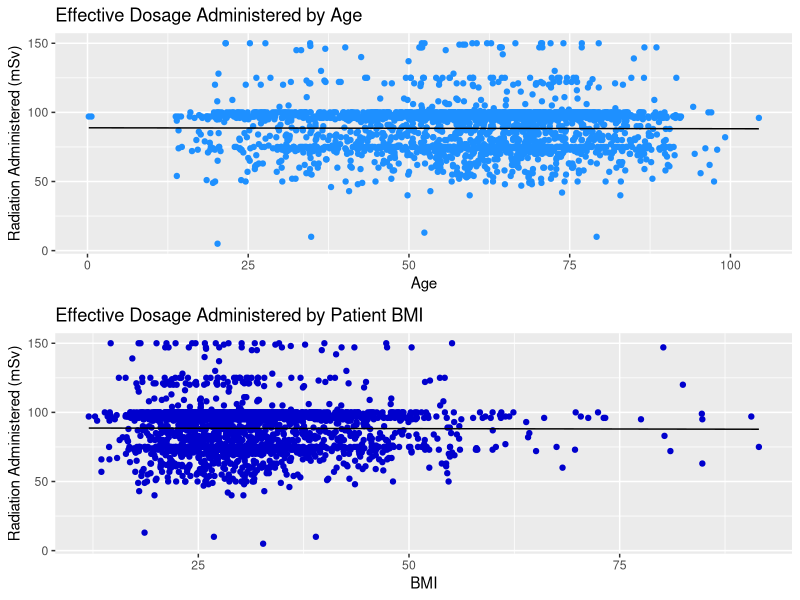
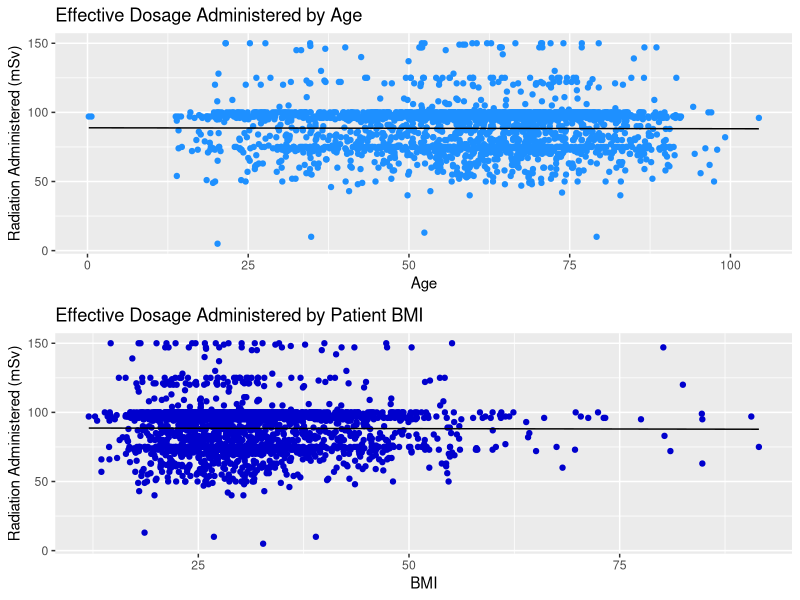
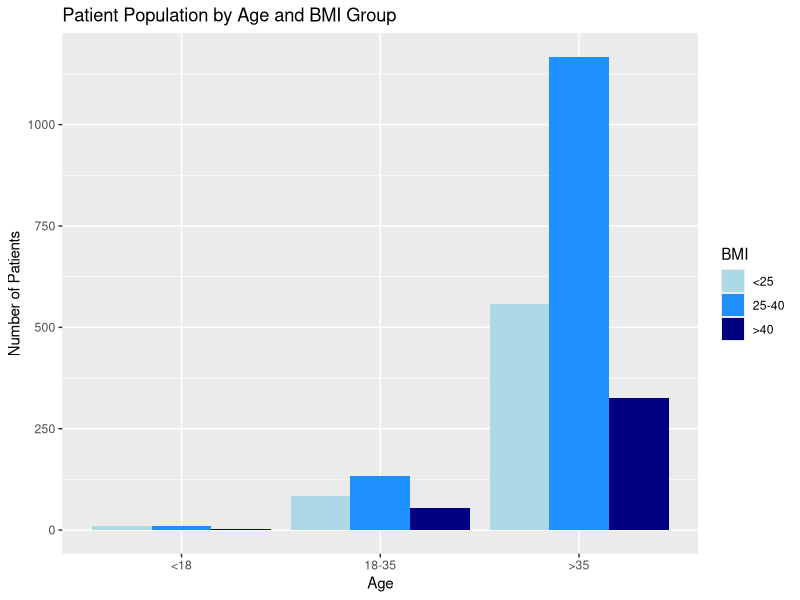
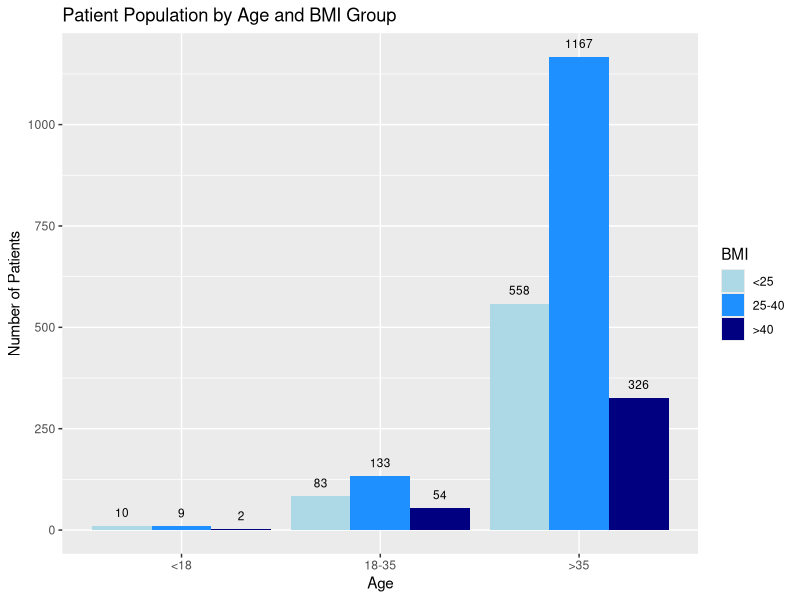
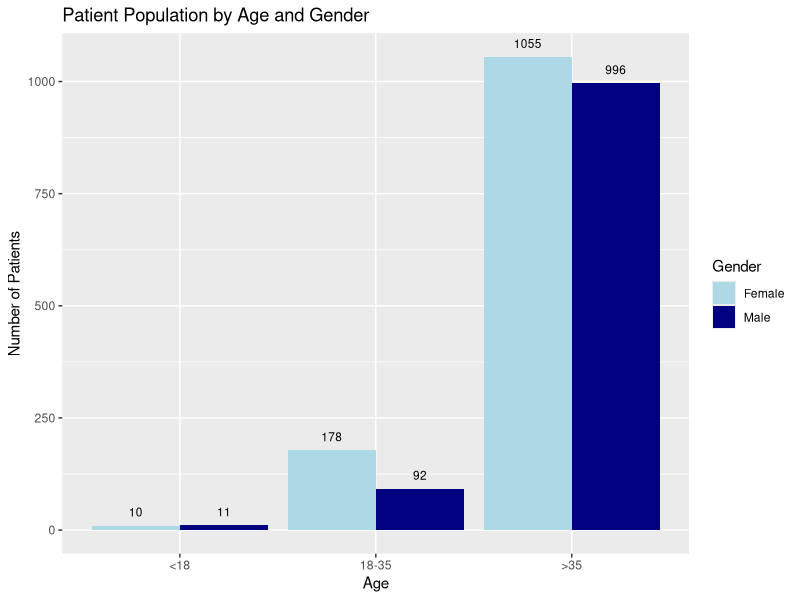
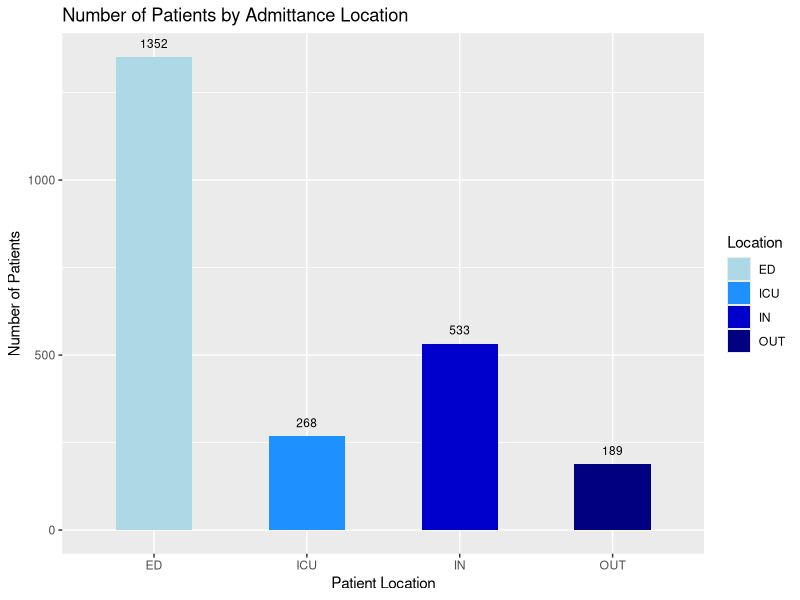
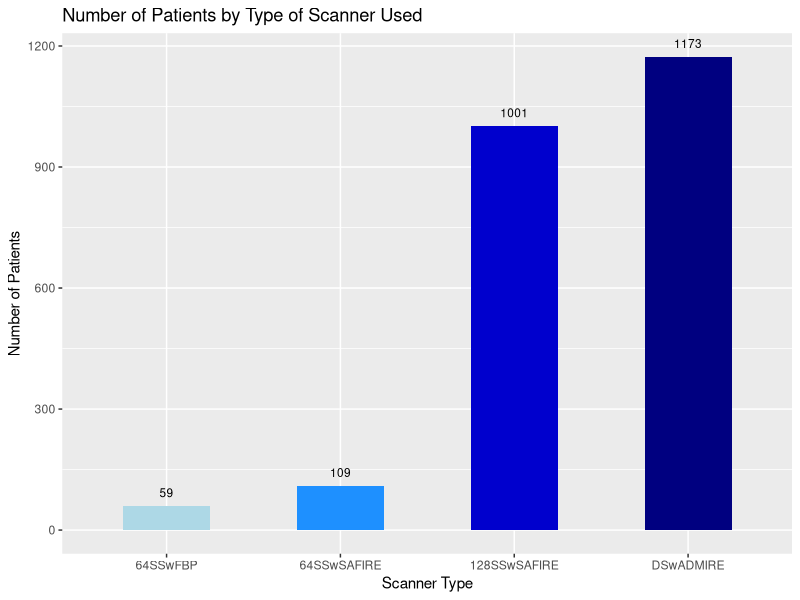
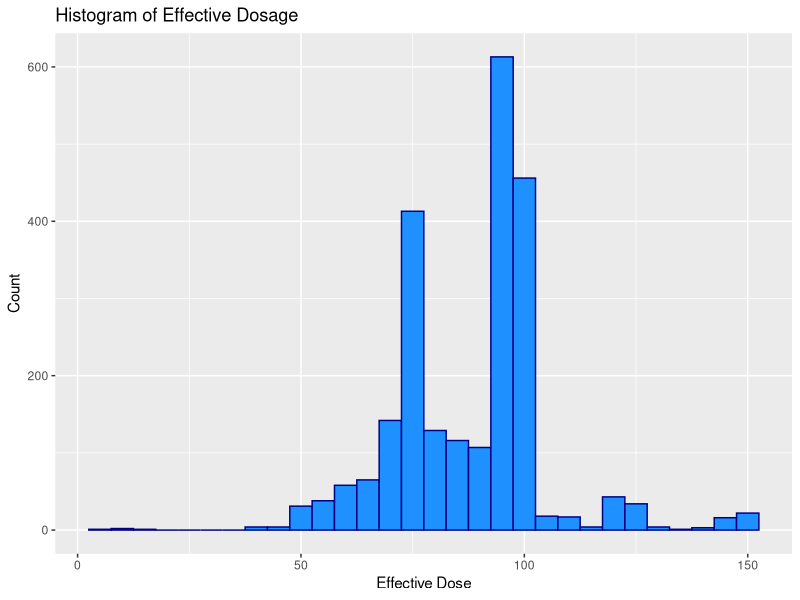

Recreate these plots in R, in order.
## ---- chunk 1
knitr::opts_chunk$set(echo = TRUE)
## ---- chunk 2
library(ggplot2)
library(tidyverse)
library(grid)
library(gridExtra)
PE <- read.csv("Data/Updates/PE_update_clean.csv")[,-1]
## ---- chunk 3
## Patient Age and BMI Demographics
PE$Age_range <- cut(PE$Age, breaks = c(0,18,35,110), labels = c("<18", "18-35", ">35"))
PE$BMI_range <- cut(PE$BMI, breaks = c(0,25,40,100), labels = c("<25", "25-40", ">40"))

PE$CT.Type <- factor(PE$CT.Type, levels = c("64SSWoIR", "64SSWithIR", "128SSwIR", "DS_Scanner"))
PE$CT.Type2 <- ifelse(PE$CT.Type == "64SSWoIR", "64SSwFBP",
                     ifelse(PE$CT.Type == "64SSWithIR", "64SSwSAFIRE",
                            ifelse(PE$CT.Type == "128SSwIR", "128SSwSAFIRE", 
                                   ifelse(PE$CT.Type == "DS_Scanner", "DSwADMIRE", NA))))
PE$CT.Type2 <- factor(PE$CT.Type2, levels = c("64SSwFBP", "64SSwSAFIRE", "128SSwSAFIRE", "DSwADMIRE"))

counts <- as.data.frame(table(PE$Age_range, PE$BMI_range))
names(counts) <- c("Age", "BMI", "n")
counts$Age <- factor(counts$Age, levels = c("<18", "18-35", ">35"))
counts$BMI <- factor(counts$BMI, levels = c("<25", "25-40", ">40"))

age_bmi <- ggplot(counts, aes(fill = BMI, x = Age, y = n, label = n)) + 
              geom_bar(position = "dodge", stat = "identity") +
              scale_fill_manual(values = c("lightblue", "dodgerblue", "navyblue")) +
              scale_y_continuous(breaks = seq(0,1500,250)) + 
              ylab("Number of Patients") + 
              ggtitle("Patient Population by Age and BMI Group")

bar_AgeBMI <- ggplot(counts, aes(fill = BMI, x = Age, y = n, label = n)) + 
              geom_bar(position = "dodge", stat = "identity") +
              geom_text(size = 3, position = position_dodge(0.9), vjust = -1) +
              scale_fill_manual(values = c("lightblue", "dodgerblue", "navyblue")) +
              scale_y_continuous(breaks = seq(0,1500,250)) + 
              ylab("Number of Patients") + 
              ggtitle("Patient Population by Age and BMI Group")

ggsave(filename = "EffDose_Contrast_Manuscript/Images/Patient_Counts/Bar_AgeBMI_NoLab.jpeg", plot = age_bmi,
       width = 7, height = 5, device = "jpeg")
ggsave(filename = "EffDose_Contrast_Manuscript/Images/Patient_Counts/Bar_AgeBMI.jpeg", plot = bar_AgeBMI,
       width = 7, height = 5, device = "jpeg")

counts2 <- as.data.frame(table(PE$Age_range, PE$Gender))
names(counts2) <- c("Age", "Gender", "n")
counts$Age <- factor(counts$Age, levels = c("<18", "18-35", ">35"))
bar_AgeGender <- ggplot(counts2, aes(fill = Gender, x = Age, y = n, label = n)) + 
              geom_bar(position = "dodge", stat = "identity") +
              geom_text(size = 3, position = position_dodge(0.9), vjust = -1) +
              scale_fill_manual(values = c("lightblue", "navyblue")) +
              scale_y_continuous(breaks = seq(0,1500,250)) + 
              ylab("Number of Patients") + 
              ggtitle("Patient Population by Age and Gender")

ggsave(filename = "EffDose_Contrast_Manuscript/Images/Patient_Counts/Bar_AgeGender.jpeg",
       plot = bar_AgeGender, width = 7, height = 5, device = "jpeg")

Location <- PE %>% group_by(Location) %>% summarise(n = n(), Radiation = mean(Contrast.Given),
                                                    Contrast = mean(Contrast.Given))

bar_NumLocation <- ggplot(Location, aes(fill = Location, x = Location,
                                       y = n, label = n)) +
                     geom_bar(position = "dodge", stat = "identity", width = 0.5) +
                     geom_text(size = 3, position = position_dodge(0.5), vjust = -1) +
                     scale_fill_manual(values = c("lightblue", "dodgerblue" ,"mediumblue" ,"navyblue")) +
                     ylab("Number of Patients") + 
                     xlab("Patient Location") +
                     #labs(fill = "Age Group") +
                     ggtitle("Number of Patients by Admittance Location")

ggsave(filename = "EffDose_Contrast_Manuscript/Images/Patient_Counts/Bar_Location.jpeg",
       plot = bar_NumLocation, width = 7, height = 5, device = "jpeg")

Scanner <- PE %>% group_by(CT.Type2) %>% summarise(n = n(), Radiation = mean(Contrast.Given),
                                                    Contrast = mean(Contrast.Given))

bar_NumScanner <- ggplot(Scanner, aes(fill = CT.Type2, x = CT.Type2,
                                       y = n, label = n)) +
                     geom_bar(position = "dodge", stat = "identity", width = 0.5) +
                     geom_text(size = 3, position = position_dodge(0.5), vjust = -1) +
                     scale_fill_manual(values = c("lightblue", "dodgerblue" ,"mediumblue" ,"navyblue")) +
                     ylab("Number of Patients") + 
                     xlab("Scanner Type") +
                     #labs(fill = "Age Group") +
                     theme(legend.position = "none") +
                     ggtitle("Number of Patients by Type of Scanner Used")

ggsave(filename = "EffDose_Contrast_Manuscript/Images/Patient_Counts/Bar_Scanner.jpeg",
       plot = bar_NumScanner, width = 7, height = 5, device = "jpeg")
## ---- chunk 4
#####-------------------
## Effective Dose Figures
#####-------------------
hist_ED <- ggplot(PE, aes(x = Contrast.Given, fill = "dodgerblue", color = "navyblue")) + 
          geom_histogram() +
          scale_fill_manual(values = c("dodgerblue")) +
          scale_color_manual(values = c("navyblue")) +
          xlab("Effective Dose") + ylab("Count") +
          theme(legend.position = "none") +
          ggtitle("Histogram of Effective Dosage")

ggsave(filename = "EffDose_Contrast_Manuscript/Images/Eff_Dose/Hist_ED.jpeg",
       plot = hist_ED, width = 7, height = 4, device = "jpeg")

scat_AgeED <- ggplot(PE, aes(x = Age, y = Contrast.Given, color = "dodgerblue")) +
                geom_point(size = 1.5) +
                geom_smooth(method = "lm", se = FALSE,
                                size = 0.5, aes(color = "black")) + 
                scale_colour_manual(values = c("black", "dodgerblue")) + 
                xlab("Age") + ylab("Radiation Administered (mSv)") + 
                theme(legend.position = "none") +
                ggtitle("Effective Dosage Administered by Age")

scat_BMIED <- ggplot(PE, aes(x = BMI, y = Contrast.Given, color = "navyblue")) +
                geom_point(size = 1.5) +
                geom_smooth(method = "lm", se = FALSE,
                                size = 0.5, aes(color = "black")) + 
                scale_colour_manual(values = c("black", "mediumblue")) + 
                xlab("BMI") + ylab("Radiation Administered (mSv)") + 
                theme(legend.position = "none") +
                ggtitle("Effective Dosage Administered by Patient BMI")

combo_scat <- grid.arrange(scat_AgeED, scat_BMIED)

ggsave(filename = "EffDose_Contrast_Manuscript/Images/Eff_Dose/Scat_AgeED.jpeg",
       plot = scat_AgeED, width = 7, height = 5, device = "jpeg")
ggsave(filename = "EffDose_Contrast_Manuscript/Images/Eff_Dose/Scat_BMIED.jpeg",
       plot = scat_BMIED, width = 7, height = 5, device = "jpeg")
ggsave(filename = "EffDose_Contrast_Manuscript/Images/Eff_Dose/Scat_combo.jpeg",
       plot = grid.arrange(scat_AgeED, scat_BMIED), width = 7, height = 7, device = "jpeg")

box_ScannerED <- ggplot(PE, aes(x = CT.Type2, y = Eff.Dose, fill = CT.Type)) +
                geom_boxplot() +
                scale_fill_manual(values = c("lightblue", "dodgerblue" ,"mediumblue" ,"navyblue")) +
                ylab("Effective Dose (mSv)") + 
                xlab("Patient Location") +
                theme(legend.position = "none") +
                ggtitle("Effective Dose Administered by Location of Admittance")

box_Gender <- ggplot(PE, aes(x = Gender, y = Eff.Dose, fill = Gender)) +
                geom_boxplot() +
                scale_fill_manual(values = c("lightblue","dodgerblue")) +
                ylab("Effective Dose (mSv)") + 
                xlab("Patient Gender") +
                theme(legend.position = "none") +
                ggtitle("Effective Dose Administered by Patient Gender")

box_Age <- ggplot(PE, aes(x = Age_range, y = Eff.Dose, fill = Age_range)) +
                geom_boxplot() +
                scale_fill_manual(values = c("lightblue","dodgerblue", "mediumblue")) +
                ylab("Effective Dose (mSv)") + 
                xlab("Patient Age") +
                theme(legend.position = "none") +
                ggtitle("Effective Dose Administered by Patient Age Group")

box_BMI <- ggplot(PE, aes(x = BMI_range, y = Eff.Dose, fill = BMI_range)) +
                geom_boxplot() +
                scale_fill_manual(values = c("lightblue","dodgerblue", "mediumblue")) +
                ylab("Effective Dose (mSv)") + 
                xlab("Patient BMI") +
                theme(legend.position = "none") +
                ggtitle("Effective Dose Administered by Patient BMI Group")

box_LocationED <- ggplot(PE, aes(x = Location, y = Eff.Dose, fill = Location)) +
                geom_boxplot() +
                scale_fill_manual(values = c("lightblue","dodgerblue", "mediumblue", "navyblue")) +
                ylab("Effective Dose (mSv)") + 
                xlab("Patient Location") +
                theme(legend.position = "none") +
                ggtitle("Effective Dose Administered by Patient Location")

ggsave(filename = "EffDose_Contrast_Manuscript/Images/Eff_Dose/Box_Scanner.jpeg",
       plot = box_ScannerED, width = 7, height = 5, device = "jpeg")
ggsave(filename = "EffDose_Contrast_Manuscript/Images/Eff_Dose/Box_Gender.jpeg",
       plot = box_Gender, width = 7, height = 5, device = "jpeg")
ggsave(filename = "EffDose_Contrast_Manuscript/Images/Eff_Dose/Box_Age.jpeg",
       plot = box_Age, width = 7, height = 5, device = "jpeg")
ggsave(filename = "EffDose_Contrast_Manuscript/Images/Eff_Dose/Box_BMI.jpeg",
       plot = box_BMI, width = 7, height = 5, device = "jpeg")
ggsave(filename = "EffDose_Contrast_Manuscript/Images/Eff_Dose/Box_LocationED.jpeg",
       plot = box_LocationED, width = 7, height = 5, device = "jpeg")
## ---- chunk 5
#####-------------------
## Contrast Figures
#####-------------------
hist_Cont <- ggplot(PE, aes(x = Contrast.Given, fill = "dodgerblue", color = "navyblue")) + 
          geom_histogram() +
          scale_fill_manual(values = c("dodgerblue")) +
          scale_color_manual(values = c("navyblue")) +
          xlab("Contrast") + ylab("Count") +
          theme(legend.position = "none") +
          ggtitle("Histogram of Contrast")

ggsave(filename = "EffDose_Contrast_Manuscript/Images/Contrast/Hist_Cont.jpeg",
       plot = hist_Cont, width = 7, height = 4, device = "jpeg")

scat_AgeContrast <- ggplot(PE, aes(x = Age, y = Contrast.Given, color = "dodgerblue")) +
                geom_point(size = 1.5) +
                geom_smooth(method = "lm", se = FALSE,
                                size = 0.5, aes(color = "black")) + 
                scale_colour_manual(values = c("black", "dodgerblue")) + 
                xlab("Age") + ylab("Contrast Administered (mL)") + 
                theme(legend.position = "none") +
                ggtitle("Contrast Administered by Age")

scat_BMIContrast <- ggplot(PE, aes(x = BMI, y = Contrast.Given, color = "navyblue")) +
                geom_point(size = 1.5) +
                geom_smooth(method = "lm", se = FALSE,
                                size = 0.5, aes(color = "black")) + 
                scale_colour_manual(values = c("black", "mediumblue")) + 
                xlab("BMI") + ylab("Contrast Administered (mSv)") + 
                theme(legend.position = "none") +
                ggtitle("Contrast Administered by Patient BMI")

combo_scat <- grid.arrange(scat_AgeED, scat_BMIED)

ggsave(filename = "EffDose_Contrast_Manuscript/Images/Contrast/Scat_AgeContrast.jpeg",
       plot = scat_AgeContrast, width = 7, height = 5, device = "jpeg")
ggsave(filename = "EffDose_Contrast_Manuscript/Images/Contrast/Scat_BMIContrast.jpeg",
       plot = scat_BMIContrast, width = 7, height = 5, device = "jpeg")
ggsave(filename = "EffDose_Contrast_Manuscript/Images/Contrast/Scat_combo.jpeg",
       plot = grid.arrange(scat_AgeContrast, scat_BMIContrast), width = 7, height = 7, device = "jpeg")

box_ScannerContrast <- ggplot(PE, aes(x = CT.Type, y = Contrast.Given, fill = CT.Type)) +
                geom_boxplot() +
                scale_fill_manual(values = c("lightblue", "dodgerblue" ,"mediumblue" ,"navyblue")) +
                ylab("Contrast (mL)") + 
                xlab("Scanner Type") +
                theme(legend.position = "none") +
                ggtitle("Contrast Administered by Type of Scanner Used")

box_LocationContrast <- ggplot(PE, aes(x = Location, y = Contrast.Given, fill = Location)) +
                geom_boxplot() +
                scale_fill_manual(values = c("lightblue","dodgerblue", "mediumblue", "navyblue")) +
                ylab("Contrast (mL)") + 
                xlab("Patient Location") +
                theme(legend.position = "none") +
                ggtitle("Contrast Administered by Patient Location of Admittance")

box_GenderContrast <- ggplot(PE, aes(x = Gender, y = Contrast.Given, fill = Gender)) +
                geom_boxplot() +
                scale_fill_manual(values = c("lightblue","dodgerblue")) +
                ylab("Contrast (mL)") + 
                xlab("Patient Gender") +
                theme(legend.position = "none") +
                ggtitle("Contrast Administered by Patient Gender")

box_AgeContrast <- ggplot(PE, aes(x = Age_range, y = Contrast.Given, fill = Age_range)) +
                geom_boxplot() +
                scale_fill_manual(values = c("lightblue","dodgerblue", "mediumblue")) +
                ylab("Contrast (mL)") + 
                xlab("Patient Age") +
                theme(legend.position = "none") +
                ggtitle("Contrast Administered by Patient Age Group")

box_BMIContrast <- ggplot(PE, aes(x = BMI_range, y = Contrast.Given, fill = BMI_range)) +
                geom_boxplot() +
                scale_fill_manual(values = c("lightblue","dodgerblue", "mediumblue")) +
                ylab("Contrast (mL)") + 
                xlab("Patient BMI") +
                theme(legend.position = "none") +
                ggtitle("Contrast Administered by Patient BMI Group")


ggsave(filename = "EffDose_Contrast_Manuscript/Images/Contrast/Box_Scanner.jpeg",
       plot = box_ScannerContrast, width = 7, height = 5, device = "jpeg")
ggsave(filename = "EffDose_Contrast_Manuscript/Images/Contrast/Box_Location.jpeg",
       plot = box_LocationContrast, width = 7, height = 5, device = "jpeg")
ggsave(filename = "EffDose_Contrast_Manuscript/Images/Contrast/Box_Gender.jpeg",
       plot = box_GenderContrast, width = 7, height = 5, device = "jpeg")
ggsave(filename = "EffDose_Contrast_Manuscript/Images/Contrast/Box_Age.jpeg",
       plot = box_AgeContrast, width = 7, height = 5, device = "jpeg")
ggsave(filename = "EffDose_Contrast_Manuscript/Images/Contrast/Box_BMI.jpeg",
       plot = box_BMIContrast, width = 7, height = 5, device = "jpeg")

## ---- chunk 6
p1 <- .187; p2 <- .079; n1 <- 107; n2 <- 202
pp <- (p1*n1 + p2*n2) / (n1 + n2)
z <- (p1-p2)/(sqrt(pp*(1-pp)*(1/n1 + 1/n2)))
1-pnorm(z)
